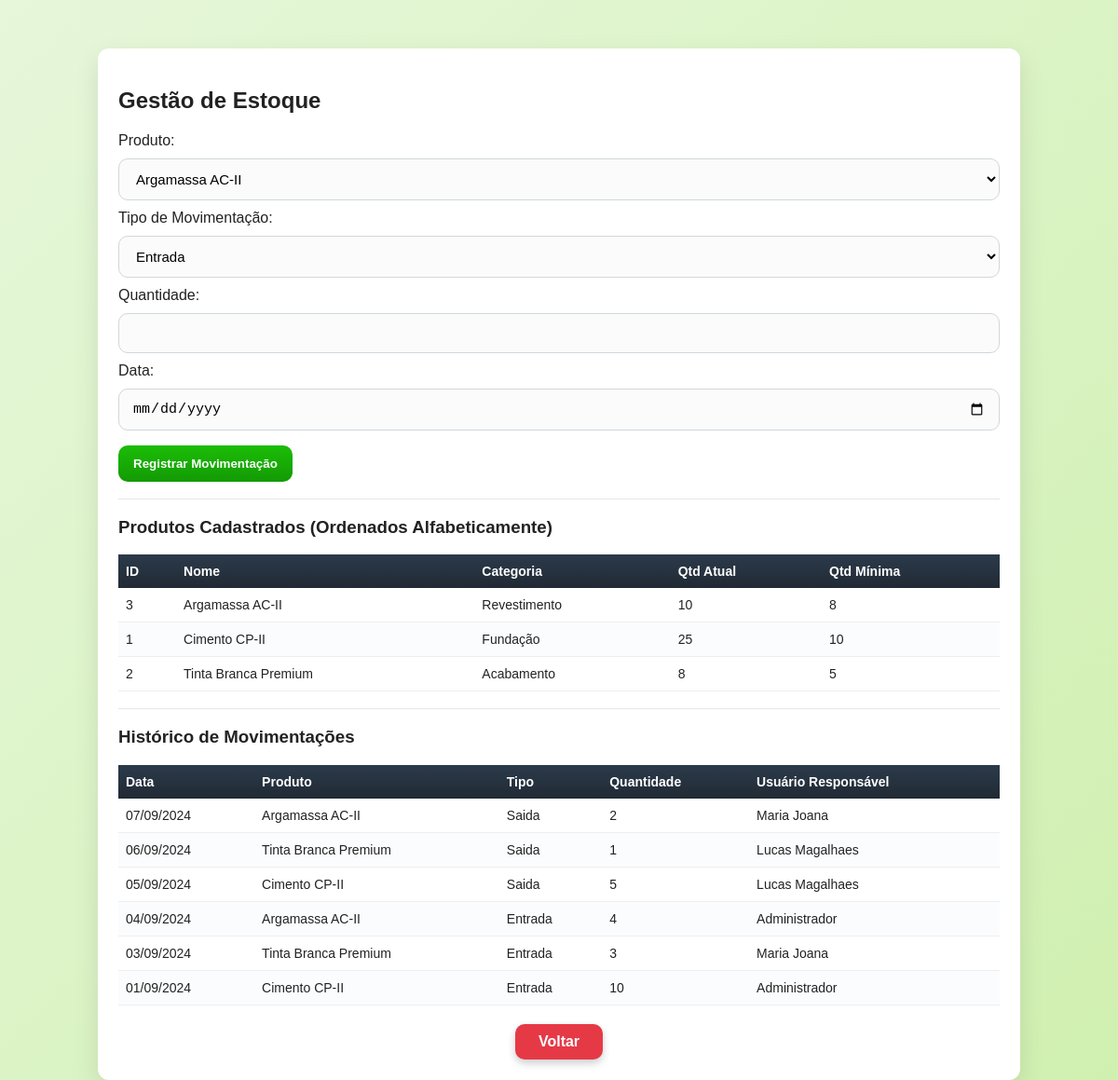
/estoque.php (signed in), run on the app's committed database.
### tables this page shows
CREATE TABLE produtos (
  id_produto INT AUTO_INCREMENT PRIMARY KEY,
  nome VARCHAR(100) NOT NULL,
  descricao TEXT,
  categoria VARCHAR(50),
  unidade_medida VARCHAR(20),
  quantidade_minima INT DEFAULT 0,
  quantidade_atual INT DEFAULT 0
);

CREATE TABLE movimentacoes (
  id_movimentacao INT AUTO_INCREMENT PRIMARY KEY,
  id_produto INT NOT NULL,
  tipo ENUM('entrada', 'saida') NOT NULL,
  quantidade INT NOT NULL,
  data_movimentacao DATE NOT NULL,
  id_usuario INT NOT NULL,
  FOREIGN KEY (id_produto) REFERENCES produtos(id_produto),
  FOREIGN KEY (id_usuario) REFERENCES usuarios(id_usuario)
);

CREATE TABLE usuarios (
  id_usuario INT AUTO_INCREMENT PRIMARY KEY,
  nome VARCHAR(100) NOT NULL,
  email VARCHAR(100) UNIQUE NOT NULL,
  senha VARCHAR(255) NOT NULL
);

### estoque.php (the view, shortened to what this page needs)
<?php
include('conexao.php');
$result = $conn->query("SELECT * FROM produtos");
$produtos = [];
while ($row = $result->fetch_assoc()) {
    $produtos[] = $row;
}
usort($produtos, function($a, $b) {
    return strcasecmp($a['nome'], $b['nome']);
});
$historico = $conn->query("
    SELECT m.*, p.nome AS produto, u.nome AS usuario
    FROM movimentacoes m
    INNER JOIN produtos p ON m.id_produto = p.id_produto
    INNER JOIN usuarios u ON m.id_usuario = u.id_usuario
    ORDER BY m.data_movimentacao DESC, m.id_movimentacao DESC
");
?>
<!DOCTYPE html>
<html lang="pt-br">
<head>
<link rel="stylesheet" href="style.css">
</head>
<body>
<div class="app-wrap">
  <div class="container-estoque">
    <h2>Gestão de Estoque</h2>
    <form method="post" class="form-movimentacao">
      <label>Produto:</label>
      <select name="produto" required>
        <?php foreach ($produtos as $p): ?>
          <option value="<?= $p['id_produto'] ?>"><?= htmlspecialchars($p['nome']) ?></option>
        <?php endforeach; ?>
      </select>
      <label>Tipo de Movimentação:</label>
      <select name="tipo" required>
        <option value="entrada">Entrada</option>
      </select>
      <label>Quantidade:</label>
      <input type="number" name="quantidade" min="1" required>
      <label>Data:</label>
      <input type="date" name="data" required>
      <button type="submit" name="mover">Registrar Movimentação</button>
    </form>
    <hr>
    <h3>Produtos Cadastrados (Ordenados Alfabeticamente)</h3>
    <div class="table-box">
      <table>
        <thead>
          <tr>
            <th>ID</th><th>Nome</th><th>Categoria</th><th>Qtd Atual</th><th>Qtd Mínima</th>
          </tr>
        </thead>
        <tbody>
        <?php foreach ($produtos as $p): ?>
          <tr>
            <td><?= $p['id_produto'] ?></td>
            <td><?= htmlspecialchars($p['nome']) ?></td>
            <td><?= htmlspecialchars($p['categoria']) ?></td>
            <td><?= $p['quantidade_atual'] ?></td>
            <td><?= $p['quantidade_minima'] ?></td>
          </tr>
        <?php endforeach; ?>
        </tbody>
      </table>
    </div>
    <hr>
    <h3>Histórico de Movimentações</h3>
    <div class="table-box">
      <table>
        <thead>
          <tr><th>Data</th><th>Produto</th><th>Tipo</th><th>Quantidade</th><th>Usuário Responsável</th></tr>
        </thead>
        <tbody>
        <?php if ($historico->num_rows > 0): ?>
          <?php while ($mov = $historico->fetch_assoc()): ?>
            <tr>
              <td><?= date("d/m/Y", strtotime($mov['data_movimentacao'])) ?></td>
              <td><?= htmlspecialchars($mov['produto']) ?></td>
              <td><?= ucfirst($mov['tipo']) ?></td>
              <td><?= $mov['quantidade'] ?></td>
              <td><?= htmlspecialchars($mov['usuario']) ?></td>
            </tr>
          <?php endwhile; ?>
        <?php else: ?>
          <tr><td colspan="5">Nenhuma movimentação registrada ainda.</td></tr>
        <?php endif; ?>
        </tbody>
      </table>
    </div>
    <div class="voltar-estoque">
    <a href="index.php" class="btn-voltar">Voltar</a>
</div>
</div>
</body>
</html>

### style.css (style rules this page uses)
* { box-sizing: border-box; }
html,body { height: 100%; }
body { font-family: 'Poppins', Arial, sans-serif; background: linear-gradient(135deg, #e6f7da 0%, #d0f0b0 100%); margin: 0; padding: 30px 12px; color: #222; -webkit-font-smoothing:antialiased; }
.app-wrap { max-width: 1100px; margin: 0 auto; }
form { margin-top: 8px; }
input[type="email"], input[type="password"], input[type="text"], input[type="number"], input[type="date"], select { width: 100%; padding: 12px 14px; border-radius: 10px; border: 1px solid #d0d7db; margin: 10px 0; font-size: 15px; background: #fbfbfb; }
button[type="submit"], button { padding: 12px 16px; border-radius: 10px; border: none; background: linear-gradient(180deg,#1cbd07,#139a04); color: white; font-weight: 700; cursor: pointer; margin-top: 6px; width: auto; }
.container-prod, .container-estoque { max-width: 990px; margin: 22px auto; background: #fff; padding: 22px; border-radius: 12px; box-shadow: 0 10px 28px rgba(0,0,0,0.10); }
.table-box { overflow-x:auto; margin-bottom: 18px; }
table { width:100%; border-collapse: collapse; font-size: 14px; min-width: 700px; }
th { background: linear-gradient(180deg,#2b3a4a,#212a34); color: #fff; padding: 10px 8px; text-align: left; font-weight: 700; }
td { background: #fff; padding: 10px 8px; border-bottom: 1px solid #eee; text-align: left; }
tr:nth-child(even) td { background: #fbfcfe; }
hr { border: none; border-top: 1px solid #e6e6e6; margin: 18px 0; }
.voltar-estoque { width: 100%; text-align: center; margin-top: 20px; }
.btn-voltar { display: inline-block; padding: 10px 25px; background: #e63946; color: #fff; border-radius: 10px; font-weight: bold; text-decoration: none; transition: 0.3s; box-shadow: 0 4px 8px rgba(0,0,0,0.2); }

### data on the page
produtos: id_produto "3", nome "Argamassa AC-II", categoria "Revestimento", quantidade_atual "10", quantidade_minima "8"
produtos: id_produto "1", nome "Cimento CP-II", categoria "Fundação", quantidade_atual "25", quantidade_minima "10"
produtos: id_produto "2", nome "Tinta Branca Premium", categoria "Acabamento", quantidade_atual "8", quantidade_minima "5"
movimentacoes: data_movimentacao "07/09/2024", id_produto.nome "Argamassa AC-II", tipo "Saida", quantidade "2", id_usuario.nome "Maria Joana"
movimentacoes: data_movimentacao "06/09/2024", id_produto.nome "Tinta Branca Premium", tipo "Saida", quantidade "1", id_usuario.nome "Lucas Magalhaes"
movimentacoes: data_movimentacao "05/09/2024", id_produto.nome "Cimento CP-II", tipo "Saida", quantidade "5", id_usuario.nome "Lucas Magalhaes"
movimentacoes: data_movimentacao "04/09/2024", id_produto.nome "Argamassa AC-II", tipo "Entrada", quantidade "4", id_usuario.nome "Administrador"
movimentacoes: data_movimentacao "03/09/2024", id_produto.nome "Tinta Branca Premium", tipo "Entrada", quantidade "3", id_usuario.nome "Maria Joana"
movimentacoes: data_movimentacao "01/09/2024", id_produto.nome "Cimento CP-II", tipo "Entrada", quantidade "10", id_usuario.nome "Administrador"

### other printed values
form field produto "Argamassa AC-II"
